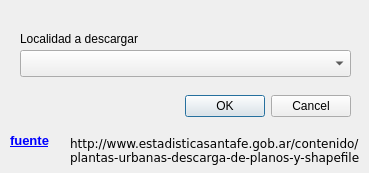
<?xml version="1.0" encoding="UTF-8"?>
<ui version="4.0">
 <class>Dialog</class>
 <widget class="QDialog" name="Dialog">
  <property name="geometry">
   <rect>
    <x>0</x>
    <y>0</y>
    <width>369</width>
    <height>173</height>
   </rect>
  </property>
  <property name="windowTitle">
   <string>Dialog</string>
  </property>
  <widget class="QDialogButtonBox" name="buttonBox">
   <property name="geometry">
    <rect>
     <x>10</x>
     <y>90</y>
     <width>341</width>
     <height>32</height>
    </rect>
   </property>
   <property name="orientation">
    <enum>Qt::Horizontal</enum>
   </property>
   <property name="standardButtons">
    <set>QDialogButtonBox::Cancel|QDialogButtonBox::Ok</set>
   </property>
  </widget>
  <widget class="QComboBox" name="comboBox">
   <property name="geometry">
    <rect>
     <x>20</x>
     <y>50</y>
     <width>331</width>
     <height>27</height>
    </rect>
   </property>
  </widget>
  <widget class="QLabel" name="label">
   <property name="geometry">
    <rect>
     <x>20</x>
     <y>30</y>
     <width>161</width>
     <height>17</height>
    </rect>
   </property>
   <property name="text">
    <string>Localidad a descargar</string>
   </property>
  </widget>
  <widget class="QLabel" name="label_2">
   <property name="enabled">
    <bool>false</bool>
   </property>
   <property name="geometry">
    <rect>
     <x>10</x>
     <y>130</y>
     <width>51</width>
     <height>21</height>
    </rect>
   </property>
   <property name="sizePolicy">
    <sizepolicy hsizetype="MinimumExpanding" vsizetype="MinimumExpanding">
     <horstretch>0</horstretch>
     <verstretch>0</verstretch>
    </sizepolicy>
   </property>
   <property name="font">
    <font>
     <pointsize>10</pointsize>
     <weight>75</weight>
     <bold>true</bold>
    </font>
   </property>
   <property name="acceptDrops">
    <bool>false</bool>
   </property>
   <property name="autoFillBackground">
    <bool>false</bool>
   </property>
   <property name="text">
    <string>&lt;html&gt;&lt;head/&gt;&lt;body&gt;&lt;p&gt;&lt;a href=&quot;http://www.estadisticasantafe.gob.ar/contenido/plantas-urbanas-descarga-de-planos-y-shapefile&quot;&gt;&lt;span style=&quot; text-decoration: underline; color:#0000ff;&quot;&gt;fuente&lt;/span&gt;&lt;/a&gt;&lt;/p&gt;&lt;/body&gt;&lt;/html&gt;</string>
   </property>
   <property name="textFormat">
    <enum>Qt::AutoText</enum>
   </property>
   <property name="openExternalLinks">
    <bool>true</bool>
   </property>
  </widget>
  <widget class="QLabel" name="label_4">
   <property name="geometry">
    <rect>
     <x>70</x>
     <y>120</y>
     <width>311</width>
     <height>61</height>
    </rect>
   </property>
   <property name="font">
    <font>
     <family>DejaVu Sans</family>
     <pointsize>9</pointsize>
    </font>
   </property>
   <property name="text">
    <string>http://www.estadisticasantafe.gob.ar/contenido/
plantas-urbanas-descarga-de-planos-y-shapefile</string>
   </property>
  </widget>
 </widget>
 <resources/>
 <connections>
  <connection>
   <sender>buttonBox</sender>
   <signal>accepted()</signal>
   <receiver>Dialog</receiver>
   <slot>accept()</slot>
   <hints>
    <hint type="sourcelabel">
     <x>248</x>
     <y>254</y>
    </hint>
    <hint type="destinationlabel">
     <x>157</x>
     <y>274</y>
    </hint>
   </hints>
  </connection>
  <connection>
   <sender>buttonBox</sender>
   <signal>rejected()</signal>
   <receiver>Dialog</receiver>
   <slot>reject()</slot>
   <hints>
    <hint type="sourcelabel">
     <x>316</x>
     <y>260</y>
    </hint>
    <hint type="destinationlabel">
     <x>286</x>
     <y>274</y>
    </hint>
   </hints>
  </connection>
 </connections>
</ui>
